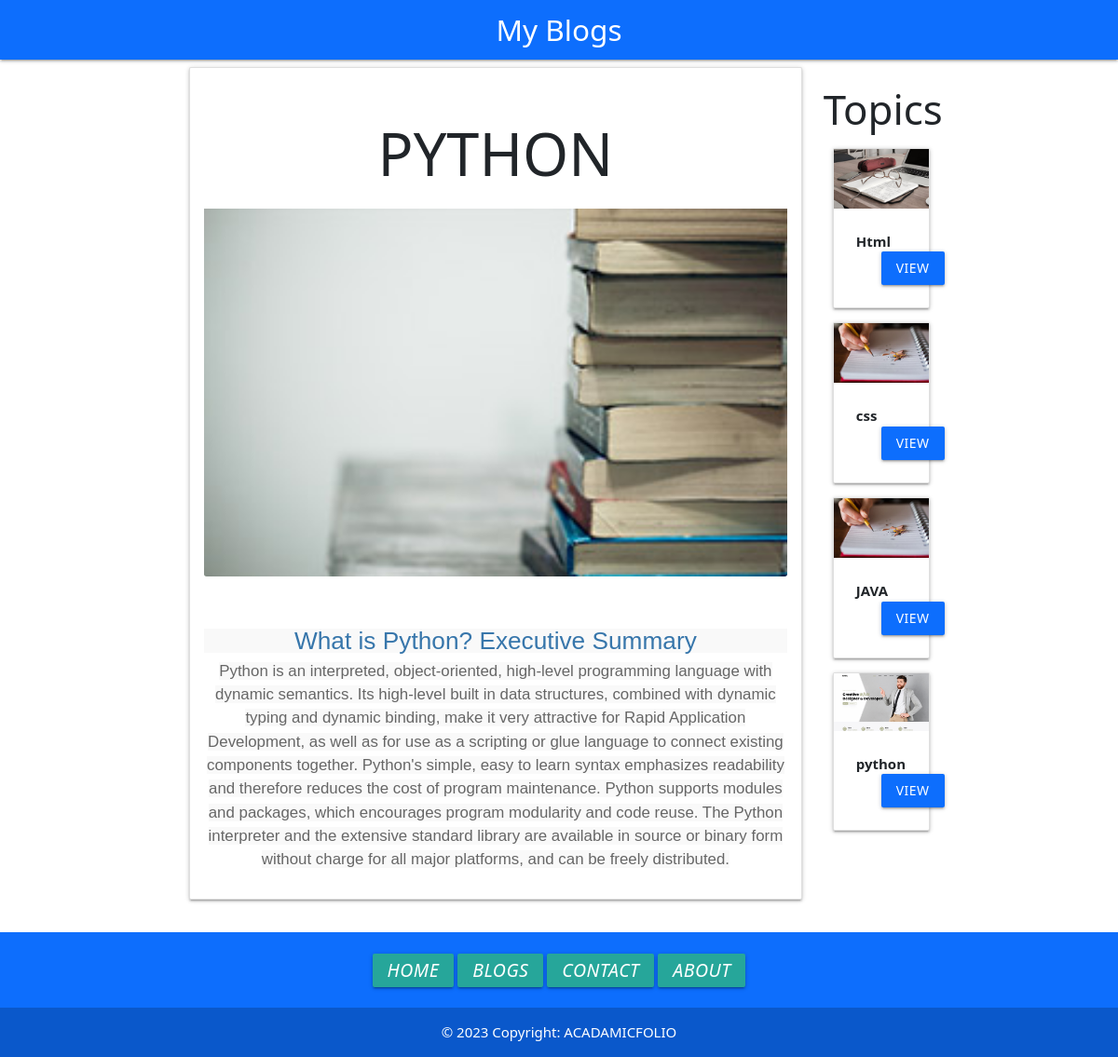
The page /blog/post4 on the database its author committed.
### website/models.py (models this page shows, shortened)
class Post(models.Model):
    post_id = models.AutoField(primary_key=True)
    title = models.CharField(max_length=100)
    image = models.ImageField(upload_to='post/')
    content = models.TextField()
    url = models.CharField(max_length=100)
    cate = models.ForeignKey(Category, on_delete=models.CASCADE)
    def __str__(self):
        return self.title

class Category(models.Model):
    category_id = models.AutoField(primary_key=True)
    title = models.CharField(max_length=100)
    discription = models.TextField()
    url = models.CharField(max_length=100)
    image = models.ImageField(upload_to='category/')
    add_date = models.DateTimeField(auto_now_add=True, null=True)

### website/views.py (the view)
# urls.py: path('blog/<slug:url>', post),
def post(request, url):
    post = Post.objects.get(url=url)
    cats = Category.objects.all()
    print(post)
    return render(request,'posts.html',{'post':post, 'cats': cats})

### templates/posts.html (shortened to what this page needs)
{%extends 'base.html' %}
{% block scripts %}
<link href="https://cdn.jsdelivr.net/npm/bootstrap@5.0.2/dist/css/bootstrap.min.css" rel="stylesheet">
{% endblock scripts %}
{%block body%}
<div class="container">
    <div class="row">
        <div class="col ">
            <div class="card text-center">
                <div class="card-body">
                    <h1 class="text-uppercase font-weight-bold">{{post.title}}</h1>
                  <img src="/media/{{post.image}}" class="card-img-bottom" alt="...">
                </div>
                <div class="card-body text-center">
                    <p class="font-weight-bold">{{post.content|safe}}</p>
                </div>
              </div>
        </div>
        <div class="col col-lg-2 m2">
            <h3>Topics</h3>
            {% for cat in cats %}
            <div class="card item" style="margin-left:10px;">
                <div class="img-container">
                    <img src="/media/{{cat.image}}" class="responsive-img" alt="">
                </div>
                <div class="card-content">
                    <b>
                        {{cat.title}}
                    </b>
                    <div class="container center-align mt20">
                        <a href="/category/{{cat.url}}" class="btn bg-primary">VIEW</a>
                    </div>
                </div>
            </div>
            {%endfor%}
        </div>
    </div>
</div>
{%endblock%}

### rows shown on the page
Post: title "PYTHON", image (picture), content "What is Python? Executive Summary Python is an interpreted, object-oriented, high-level programming language with dynamic semantics. Its high-level built in data structures, combined with dynamic typing and dynamic binding, make it very attractive for Rapid Application Development, as well as for use as a scripting or glue language to connect existing components together. Python's simple, easy to learn syntax emphasizes readability and therefore reduces the cost of program maintenance. Python supports modules and packages, which encourages program modularity and code reuse. The Python interpreter and the extensive standard library are available in source or binary form without charge for…"
Category: image (picture), title "Html"
Category: image (picture), title "css"
Category: image (picture), title "JAVA"
Category: image (picture), title "python"
